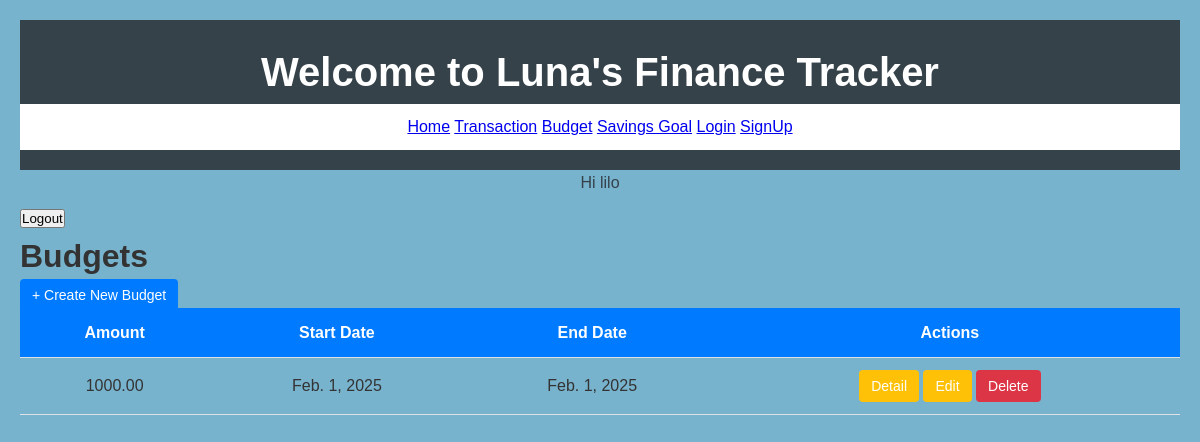
Page /budget/ (signed in) on the committed database.
### Financeapp/models.py (models this page shows, shortened)
class Budget(models.Model):
    amount = models.DecimalField(max_digits=10, decimal_places=2)
    start_date = models.DateField()
    end_date = models.DateField()

### Financeapp/views.py (the view)
# urls.py: path('budget/', views.budget_list, name='budget_list'),
def budget_list(request):
    budgets = Budget.objects.all()
    return render(request, 'app/budget_list.html', {'budgets': budgets})

### Financeapp/templates/app/budget_list.html (shortened to what this page needs)
{% extends 'app/home.html' %}
{% load static %}
{% block content %}
<link rel="stylesheet" href="{% static 'css/main.css' %}">
    <div class="container">
    <h1>Budgets</h1>
    <a href="{% url 'budget_create' %}" class="btn btn-primary mb-3">+ Create New Budget</a>
    {% if budgets %}
        <table class="table table-striped">
            <thead>
                <tr>
                    <th>Amount</th>
                    <th>Start Date</th>
                    <th>End Date</th>
                    <th>Actions</th>
                </tr>
            </thead>
            <tbody>
                {% for budget in budgets %}
                    <tr>
                        <td>{{ budget.amount }}</td>
                        <td>{{ budget.start_date }}</td>
                        <td>{{ budget.end_date }}</td>
                        <td>
                             <a href="{% url 'budget_detail' budget.pk %}" class="btn btn-warning btn-sm">Detail</a>
                            <a href="{% url 'budget_update' budget.pk %}" class="btn btn-warning btn-sm">Edit</a>
                            <form action="{% url 'budget_delete' budget.pk %}" method="post" style="display:inline;">
                                <button type="submit" class="btn btn-danger btn-sm">Delete</button>
                            </form>
                        </td>
                    </tr>
                {% endfor %}
            </tbody>
        </table>
    {% else %}
        <p>No budgets found.</p>
    {% endif %}
</div>
{% endblock content %}

### Financeapp/templates/app/base.html (shortened to what this page needs)
{% load static %}
<!DOCTYPE html>
<html lang="en">
<head>
    <link rel="stylesheet" hre="{% static 'css/base.css' %}">
</head>
<body>
    {% include 'app/navbar.html' %}
    {% if user.is_authenticated %}
    <p>Hi {{user.username}}</p>
    <form method="post" action="{% url 'logout'%}">
        <button type="submit">Logout</button>
    </form>
    {% else %}
    <p>You are not logged in</p>
    {% endif %}
    {% block content %}
    {% endblock content %}
</body>
</html>

### static/css/base.css (style rules this page uses)
* { margin: 0; padding: 0; box-sizing: border-box; }
body { font-family: 'Poppins', sans-serif; line-height: 1.6; background-color: #78B3CE; color: #333; }
h2, p { color: #35424a; margin-bottom: 10px; text-align: center; align-content: center; }

### static/css/main.css (style rules this page uses)
body { font-family: Arial, sans-serif; background-color: #78B3CE; margin: 0; padding: 20px; }
.table { width: 100%; border-collapse: collapse; margin-bottom: 20px; }
.table th, .table td { padding: 12px; text-align: center; border-bottom: 1px solid #dee2e6; }
.table th { background-color: #007bff; color: white; }
.btn { padding: 8px 12px; border: none; border-radius: 4px; cursor: pointer; text-decoration: none; font-size: 14px; }
.btn-primary { background-color: #007bff; color: white; }
.btn-warning { background-color: #ffc107; color: white; }
.btn-danger { background-color: #dc3545; color: white; }

### rows in the picture
Budget: amount "1000.00", start_date "Feb. 1, 2025", end_date "Feb. 1, 2025"

### other values in the picture
{{ user.username }} "lilo"
